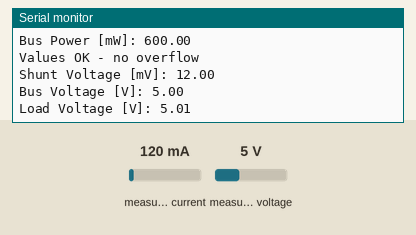
The sketch below on a simulated Arduino Uno, built with avr-gcc and run on an emulated ATmega328P. Shown: the last lines printed to the serial monitor. Inputs (shaded band) come from the test bench; at power-on: measured current 120 mA, measured voltage 5 V.

Above: at 1.2 s.
1.3 s: measured current set to 40 mA
At 2.0 s:
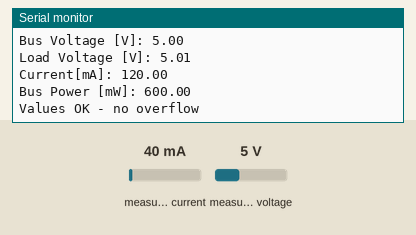
2.8 s: measured voltage set to 0.3 V
At 4.1 s:
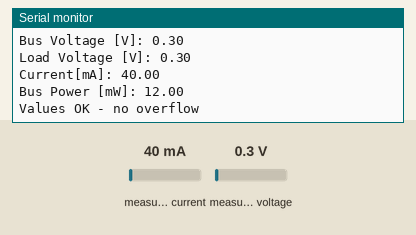
4.3 s: measured current set to 500 mA
At 5.3 s:
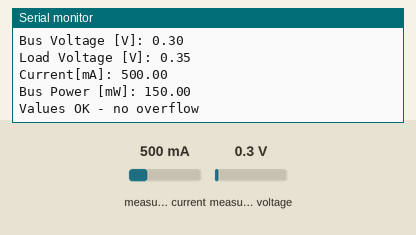
5.8 s: measured voltage set to 11.2 V
At 7.5 s:
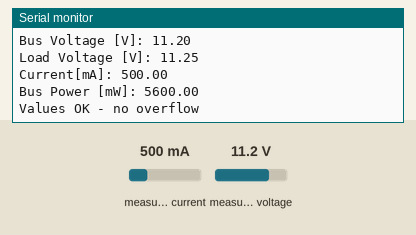
Timing chart, 0 to 9.0 s (numbered marks = the images above; inputs shaded):
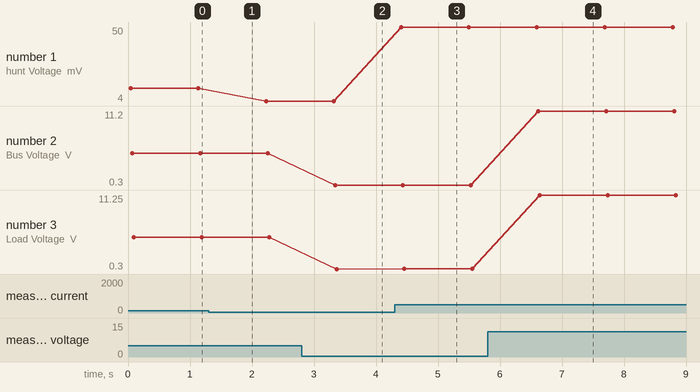

The sketch:

japan.ino
```cpp
#include <Wire.h>
#include <INA219_WE.h>
#define I2C_ADDRESS 0x40

INA219_WE ina219(I2C_ADDRESS);

void setup() {

  Serial.begin(9600);
  Wire.begin();
  if(!ina219.init()){
    Serial.println("INA219 not connected!");
  }
  Serial.println("INA219 Current Sensor with solar panel");
}

void loop() {
  float shuntVoltage_mV = 0.0;
  float loadVoltage_V = 0.0;
  float busVoltage_V = 0.0;
  float current_mA = 0.0;
  float power_mW = 0.0;
  bool ina219_overflow = false;

  shuntVoltage_mV = ina219.getShuntVoltage_mV();
  busVoltage_V = ina219.getBusVoltage_V();
  current_mA = ina219.getCurrent_mA();
  power_mW = ina219.getBusPower();
  loadVoltage_V  = busVoltage_V + (shuntVoltage_mV/1000);
  ina219_overflow = ina219.getOverflow();

  Serial.print("Shunt Voltage [mV]: "); Serial.println(shuntVoltage_mV);
  Serial.print("Bus Voltage [V]: "); Serial.println(busVoltage_V);
  Serial.print("Load Voltage [V]: "); Serial.println(loadVoltage_V);
  Serial.print("Current[mA]: "); Serial.println(current_mA);
  Serial.print("Bus Power [mW]: "); Serial.println(power_mW);

  if(!ina219_overflow){
    Serial.println("Values OK - no overflow");
  }
  else{
    Serial.println("Overflow! Choose higher PGAIN");
  }
  Serial.println();

  delay(1000);
}
```

Measured:
- after the input at 2.8 s, the serial monitor: prints a new line after 0.54 s (image 2)
- after the input at 4.3 s, the serial monitor: prints a new line after 0.11 s (image 3)
- after the input at 5.8 s, the serial monitor: prints a new line after 0.82 s (image 4)
- plotted number 1: 12 → 4 after the input at 1.3 s, 4 → 50 after the input at 4.3 s
- plotted number 2: 5 → 0.3 after the input at 2.8 s, 0.3 → 11.2 after the input at 5.8 s
- plotted number 3: 5 → 0.3 after the input at 2.8 s, 0.3 → 0.35 after the input at 4.3 s, 0.35 → 11.25 after the input at 5.8 s
